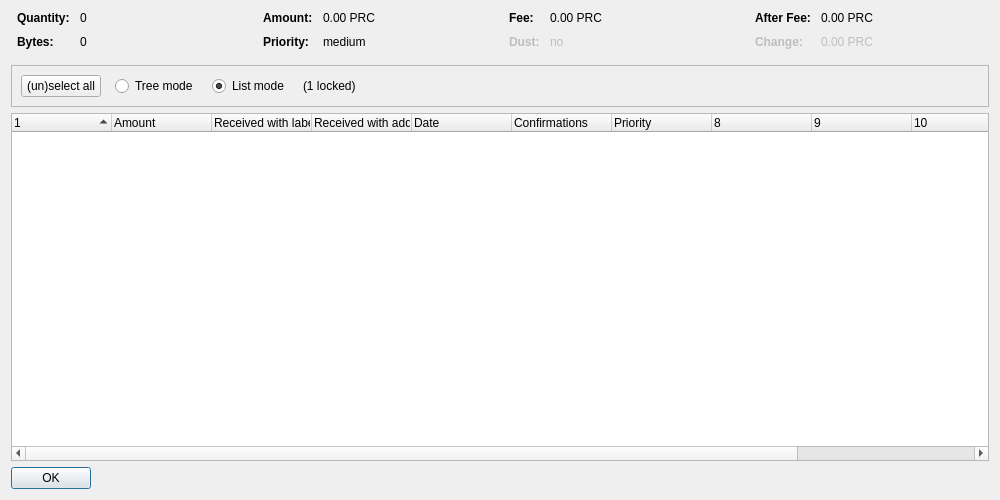
<?xml version="1.0" encoding="UTF-8"?>
<ui version="4.0">
 <class>CoinControlDialog</class>
 <widget class="QDialog" name="CoinControlDialog">
  <property name="geometry">
   <rect>
    <x>0</x>
    <y>0</y>
    <width>1000</width>
    <height>500</height>
   </rect>
  </property>
  <property name="windowTitle">
   <string>Coin Selection</string>
  </property>
  <layout class="QVBoxLayout" name="verticalLayout">
   <item>
    <layout class="QHBoxLayout" name="horizontalLayoutTop" stretch="0,0,0,0">
     <property name="topMargin">
      <number>0</number>
     </property>
     <property name="bottomMargin">
      <number>10</number>
     </property>
     <item>
      <layout class="QFormLayout" name="formLayoutCoinControl1">
       <property name="horizontalSpacing">
        <number>10</number>
       </property>
       <property name="verticalSpacing">
        <number>10</number>
       </property>
       <property name="leftMargin">
        <number>6</number>
       </property>
       <property name="rightMargin">
        <number>6</number>
       </property>
       <item row="0" column="0">
        <widget class="QLabel" name="labelCoinControlQuantityText">
         <property name="font">
          <font>
           <weight>75</weight>
           <bold>true</bold>
          </font>
         </property>
         <property name="text">
          <string>Quantity:</string>
         </property>
        </widget>
       </item>
       <item row="0" column="1">
        <widget class="QLabel" name="labelCoinControlQuantity">
         <property name="cursor">
          <cursorShape>IBeamCursor</cursorShape>
         </property>
         <property name="contextMenuPolicy">
          <enum>Qt::ActionsContextMenu</enum>
         </property>
         <property name="text">
          <string notr="true">0</string>
         </property>
         <property name="textInteractionFlags">
          <set>Qt::LinksAccessibleByMouse|Qt::TextSelectableByKeyboard|Qt::TextSelectableByMouse</set>
         </property>
        </widget>
       </item>
       <item row="1" column="0">
        <widget class="QLabel" name="labelCoinControlBytesText">
         <property name="font">
          <font>
           <weight>75</weight>
           <bold>true</bold>
          </font>
         </property>
         <property name="text">
          <string>Bytes:</string>
         </property>
        </widget>
       </item>
       <item row="1" column="1">
        <widget class="QLabel" name="labelCoinControlBytes">
         <property name="cursor">
          <cursorShape>IBeamCursor</cursorShape>
         </property>
         <property name="contextMenuPolicy">
          <enum>Qt::ActionsContextMenu</enum>
         </property>
         <property name="text">
          <string notr="true">0</string>
         </property>
         <property name="textInteractionFlags">
          <set>Qt::LinksAccessibleByMouse|Qt::TextSelectableByKeyboard|Qt::TextSelectableByMouse</set>
         </property>
        </widget>
       </item>
      </layout>
     </item>
     <item>
      <layout class="QFormLayout" name="formLayoutCoinControl2">
       <property name="horizontalSpacing">
        <number>10</number>
       </property>
       <property name="verticalSpacing">
        <number>10</number>
       </property>
       <property name="leftMargin">
        <number>6</number>
       </property>
       <property name="rightMargin">
        <number>6</number>
       </property>
       <item row="0" column="0">
        <widget class="QLabel" name="labelCoinControlAmountText">
         <property name="font">
          <font>
           <weight>75</weight>
           <bold>true</bold>
          </font>
         </property>
         <property name="text">
          <string>Amount:</string>
         </property>
        </widget>
       </item>
       <item row="0" column="1">
        <widget class="QLabel" name="labelCoinControlAmount">
         <property name="cursor">
          <cursorShape>IBeamCursor</cursorShape>
         </property>
         <property name="contextMenuPolicy">
          <enum>Qt::ActionsContextMenu</enum>
         </property>
         <property name="text">
          <string notr="true">0.00 PRC</string>
         </property>
         <property name="textInteractionFlags">
          <set>Qt::LinksAccessibleByMouse|Qt::TextSelectableByKeyboard|Qt::TextSelectableByMouse</set>
         </property>
        </widget>
       </item>
       <item row="1" column="0">
        <widget class="QLabel" name="labelCoinControlPriorityText">
         <property name="font">
          <font>
           <weight>75</weight>
           <bold>true</bold>
          </font>
         </property>
         <property name="text">
          <string>Priority:</string>
         </property>
        </widget>
       </item>
       <item row="1" column="1">
        <widget class="QLabel" name="labelCoinControlPriority">
         <property name="cursor">
          <cursorShape>IBeamCursor</cursorShape>
         </property>
         <property name="contextMenuPolicy">
          <enum>Qt::ActionsContextMenu</enum>
         </property>
         <property name="text">
          <string notr="true">medium</string>
         </property>
         <property name="textInteractionFlags">
          <set>Qt::LinksAccessibleByMouse|Qt::TextSelectableByKeyboard|Qt::TextSelectableByMouse</set>
         </property>
        </widget>
       </item>
      </layout>
     </item>
     <item>
      <layout class="QFormLayout" name="formLayoutCoinControl3">
       <property name="horizontalSpacing">
        <number>10</number>
       </property>
       <property name="verticalSpacing">
        <number>10</number>
       </property>
       <property name="leftMargin">
        <number>6</number>
       </property>
       <property name="rightMargin">
        <number>6</number>
       </property>
       <item row="0" column="0">
        <widget class="QLabel" name="labelCoinControlFeeText">
         <property name="font">
          <font>
           <weight>75</weight>
           <bold>true</bold>
          </font>
         </property>
         <property name="text">
          <string>Fee:</string>
         </property>
        </widget>
       </item>
       <item row="0" column="1">
        <widget class="QLabel" name="labelCoinControlFee">
         <property name="cursor">
          <cursorShape>IBeamCursor</cursorShape>
         </property>
         <property name="contextMenuPolicy">
          <enum>Qt::ActionsContextMenu</enum>
         </property>
         <property name="text">
          <string notr="true">0.00 PRC</string>
         </property>
         <property name="textInteractionFlags">
          <set>Qt::LinksAccessibleByMouse|Qt::TextSelectableByKeyboard|Qt::TextSelectableByMouse</set>
         </property>
        </widget>
       </item>
       <item row="1" column="0">
        <widget class="QLabel" name="labelCoinControlLowOutputText">
         <property name="enabled">
          <bool>false</bool>
         </property>
         <property name="font">
          <font>
           <weight>75</weight>
           <bold>true</bold>
          </font>
         </property>
         <property name="text">
          <string>Dust:</string>
         </property>
        </widget>
       </item>
       <item row="1" column="1">
        <widget class="QLabel" name="labelCoinControlLowOutput">
         <property name="enabled">
          <bool>false</bool>
         </property>
         <property name="cursor">
          <cursorShape>IBeamCursor</cursorShape>
         </property>
         <property name="contextMenuPolicy">
          <enum>Qt::ActionsContextMenu</enum>
         </property>
         <property name="text">
          <string notr="true">no</string>
         </property>
         <property name="textInteractionFlags">
          <set>Qt::LinksAccessibleByMouse|Qt::TextSelectableByKeyboard|Qt::TextSelectableByMouse</set>
         </property>
        </widget>
       </item>
      </layout>
     </item>
     <item>
      <layout class="QFormLayout" name="formLayoutCoinControl4">
       <property name="horizontalSpacing">
        <number>10</number>
       </property>
       <property name="verticalSpacing">
        <number>10</number>
       </property>
       <property name="leftMargin">
        <number>6</number>
       </property>
       <property name="rightMargin">
        <number>6</number>
       </property>
       <item row="0" column="0">
        <widget class="QLabel" name="labelCoinControlAfterFeeText">
         <property name="font">
          <font>
           <weight>75</weight>
           <bold>true</bold>
          </font>
         </property>
         <property name="text">
          <string>After Fee:</string>
         </property>
        </widget>
       </item>
       <item row="0" column="1">
        <widget class="QLabel" name="labelCoinControlAfterFee">
         <property name="cursor">
          <cursorShape>IBeamCursor</cursorShape>
         </property>
         <property name="contextMenuPolicy">
          <enum>Qt::ActionsContextMenu</enum>
         </property>
         <property name="text">
          <string notr="true">0.00 PRC</string>
         </property>
         <property name="textInteractionFlags">
          <set>Qt::LinksAccessibleByMouse|Qt::TextSelectableByKeyboard|Qt::TextSelectableByMouse</set>
         </property>
        </widget>
       </item>
       <item row="1" column="0">
        <widget class="QLabel" name="labelCoinControlChangeText">
         <property name="enabled">
          <bool>false</bool>
         </property>
         <property name="font">
          <font>
           <weight>75</weight>
           <bold>true</bold>
          </font>
         </property>
         <property name="text">
          <string>Change:</string>
         </property>
        </widget>
       </item>
       <item row="1" column="1">
        <widget class="QLabel" name="labelCoinControlChange">
         <property name="enabled">
          <bool>false</bool>
         </property>
         <property name="cursor">
          <cursorShape>IBeamCursor</cursorShape>
         </property>
         <property name="contextMenuPolicy">
          <enum>Qt::ActionsContextMenu</enum>
         </property>
         <property name="text">
          <string notr="true">0.00 PRC</string>
         </property>
         <property name="textInteractionFlags">
          <set>Qt::LinksAccessibleByMouse|Qt::TextSelectableByKeyboard|Qt::TextSelectableByMouse</set>
         </property>
        </widget>
       </item>
      </layout>
     </item>
    </layout>
   </item>
   <item>
    <widget class="QFrame" name="frame">
     <property name="minimumSize">
      <size>
       <width>0</width>
       <height>40</height>
      </size>
     </property>
     <property name="frameShape">
      <enum>QFrame::StyledPanel</enum>
     </property>
     <property name="frameShadow">
      <enum>QFrame::Sunken</enum>
     </property>
     <layout class="QHBoxLayout" name="horizontalLayout">
      <item>
       <layout class="QHBoxLayout" name="horizontalLayoutPanel" stretch="0,0,0,0,0">
        <property name="spacing">
         <number>14</number>
        </property>
        <item>
         <widget class="QPushButton" name="pushButtonSelectAll">
          <property name="sizePolicy">
           <sizepolicy hsizetype="Maximum" vsizetype="Fixed">
            <horstretch>0</horstretch>
            <verstretch>0</verstretch>
           </sizepolicy>
          </property>
          <property name="text">
           <string>(un)select all</string>
          </property>
          <property name="autoDefault">
           <bool>false</bool>
          </property>
         </widget>
        </item>
        <item>
         <widget class="QRadioButton" name="radioTreeMode">
          <property name="sizePolicy">
           <sizepolicy hsizetype="Maximum" vsizetype="Fixed">
            <horstretch>0</horstretch>
            <verstretch>0</verstretch>
           </sizepolicy>
          </property>
          <property name="text">
           <string>Tree mode</string>
          </property>
         </widget>
        </item>
        <item>
         <widget class="QRadioButton" name="radioListMode">
          <property name="sizePolicy">
           <sizepolicy hsizetype="Maximum" vsizetype="Fixed">
            <horstretch>0</horstretch>
            <verstretch>0</verstretch>
           </sizepolicy>
          </property>
          <property name="text">
           <string>List mode</string>
          </property>
          <property name="checked">
           <bool>true</bool>
          </property>
         </widget>
        </item>
        <item>
         <widget class="QLabel" name="labelLocked">
          <property name="text">
           <string notr="true">(1 locked)</string>
          </property>
         </widget>
        </item>
        <item>
         <spacer name="horizontalSpacer">
          <property name="orientation">
           <enum>Qt::Horizontal</enum>
          </property>
          <property name="sizeHint" stdset="0">
           <size>
            <width>40</width>
            <height>20</height>
           </size>
          </property>
         </spacer>
        </item>
       </layout>
      </item>
     </layout>
    </widget>
   </item>
   <item>
    <widget class="CoinControlTreeWidget" name="treeWidget">
     <property name="contextMenuPolicy">
      <enum>Qt::CustomContextMenu</enum>
     </property>
     <property name="sortingEnabled">
      <bool>false</bool>
     </property>
     <property name="columnCount">
      <number>12</number>
     </property>
     <attribute name="headerShowSortIndicator" stdset="0">
      <bool>true</bool>
     </attribute>
     <attribute name="headerStretchLastSection">
      <bool>false</bool>
     </attribute>
     <column>
      <property name="text">
       <string/>
      </property>
     </column>
     <column>
      <property name="text">
       <string>Amount</string>
      </property>
     </column>
     <column>
      <property name="text">
       <string>Received with label</string>
      </property>
     </column>
     <column>
      <property name="text">
       <string>Received with address</string>
      </property>
     </column>
     <column>
      <property name="text">
       <string>Date</string>
      </property>
     </column>
     <column>
      <property name="text">
       <string>Confirmations</string>
      </property>
      <property name="toolTip">
       <string>Confirmed</string>
      </property>
     </column>
     <column>
      <property name="text">
       <string>Priority</string>
      </property>
     </column>
     <column>
      <property name="text">
       <string/>
      </property>
     </column>
     <column>
      <property name="text">
       <string/>
      </property>
     </column>
     <column>
      <property name="text">
       <string/>
      </property>
     </column>
     <column>
      <property name="text">
       <string/>
      </property>
     </column>
     <column>
      <property name="text">
       <string/>
      </property>
     </column>
    </widget>
   </item>
   <item>
    <widget class="QDialogButtonBox" name="buttonBox">
     <property name="sizePolicy">
      <sizepolicy hsizetype="Maximum" vsizetype="Fixed">
       <horstretch>0</horstretch>
       <verstretch>0</verstretch>
      </sizepolicy>
     </property>
     <property name="orientation">
      <enum>Qt::Horizontal</enum>
     </property>
     <property name="standardButtons">
      <set>QDialogButtonBox::Ok</set>
     </property>
    </widget>
   </item>
  </layout>
 </widget>
 <customwidgets>
  <customwidget>
   <class>CoinControlTreeWidget</class>
   <extends>QTreeWidget</extends>
   <header>coincontroltreewidget.h</header>
  </customwidget>
 </customwidgets>
 <resources/>
 <connections/>
</ui>
